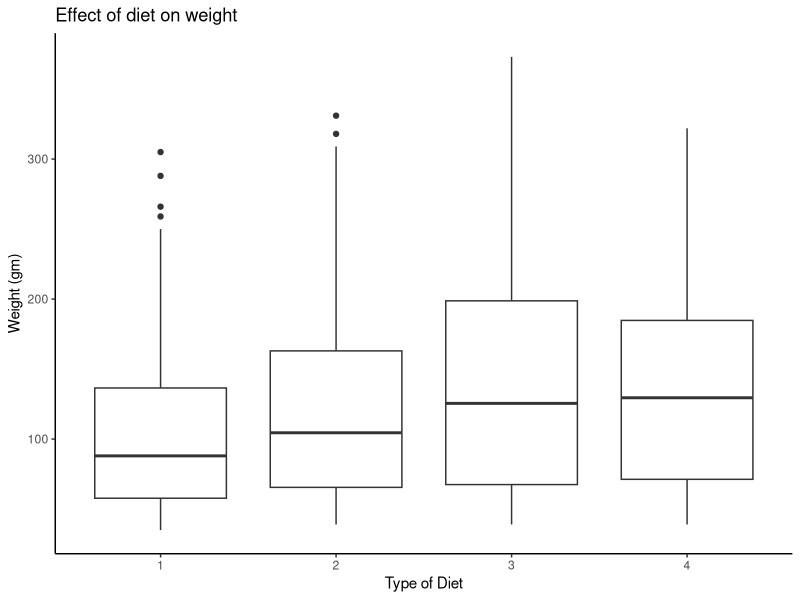
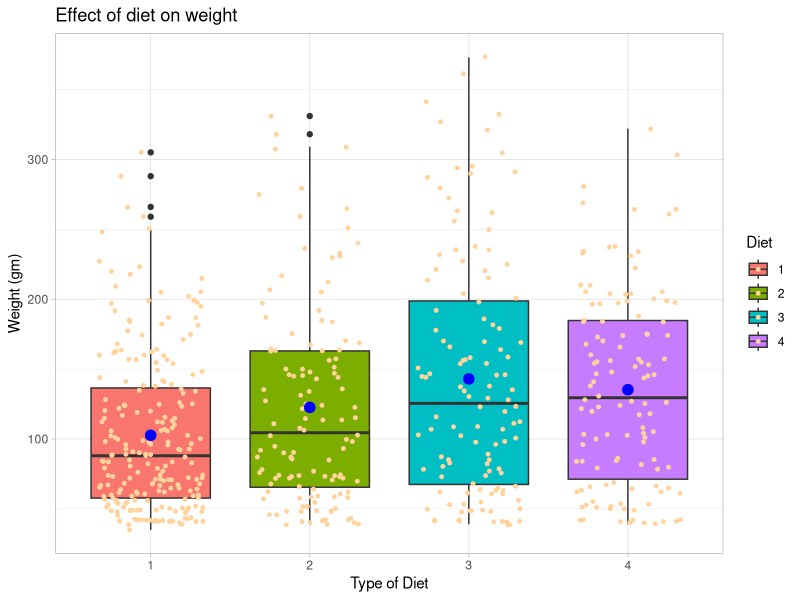
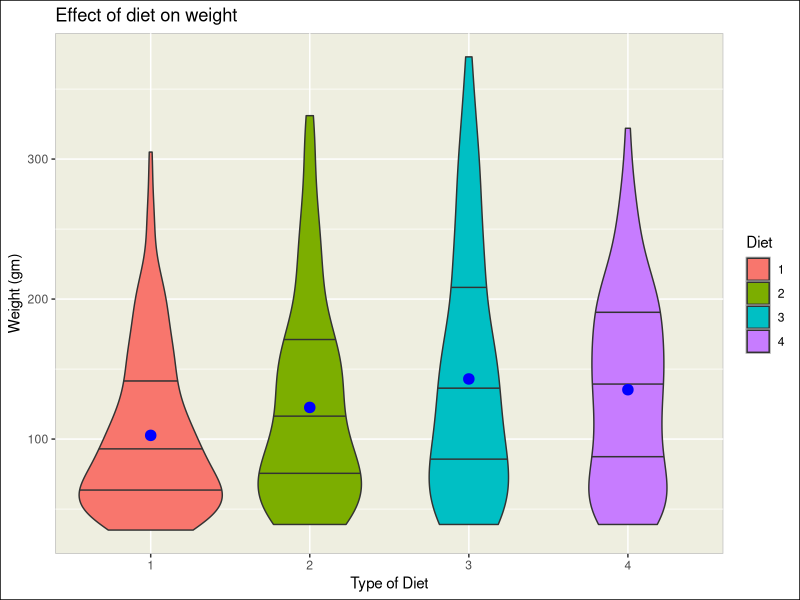
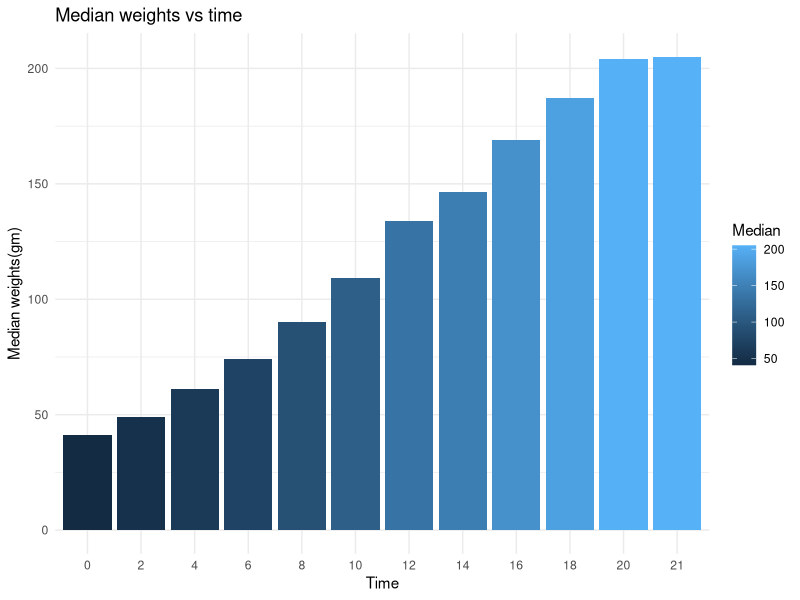
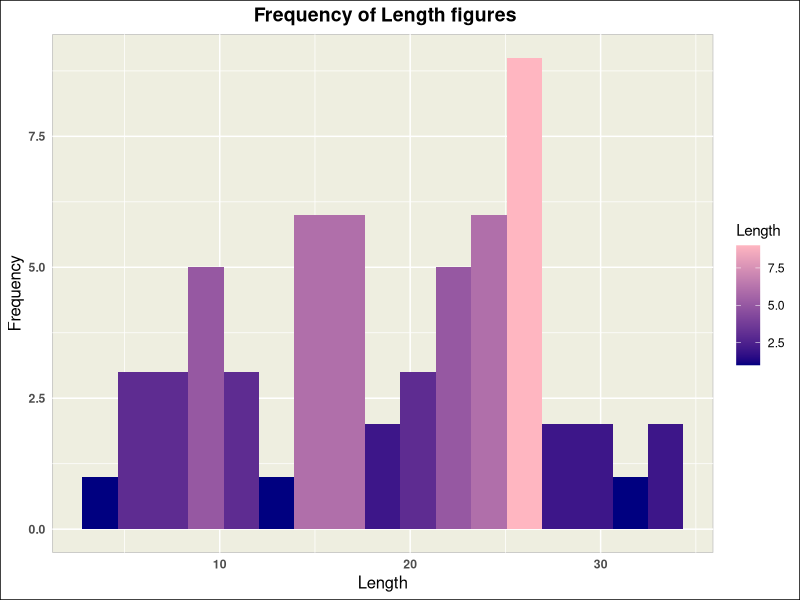
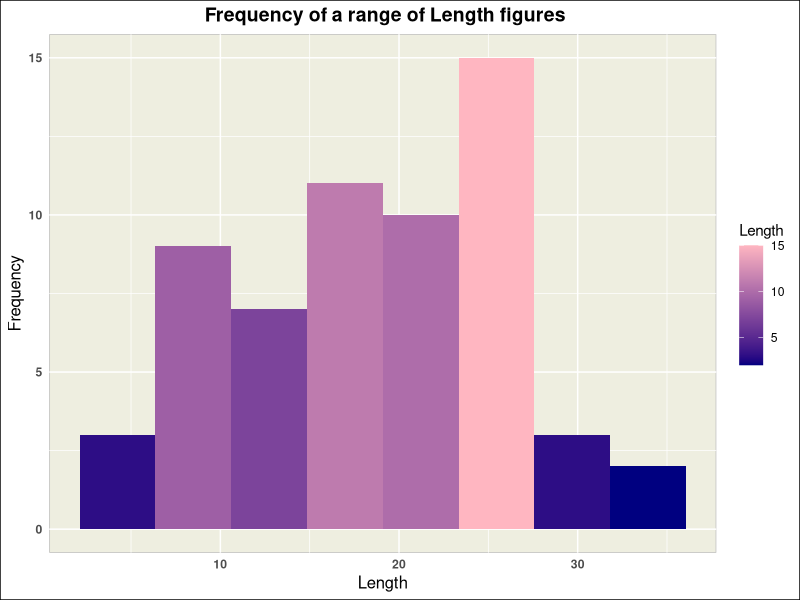
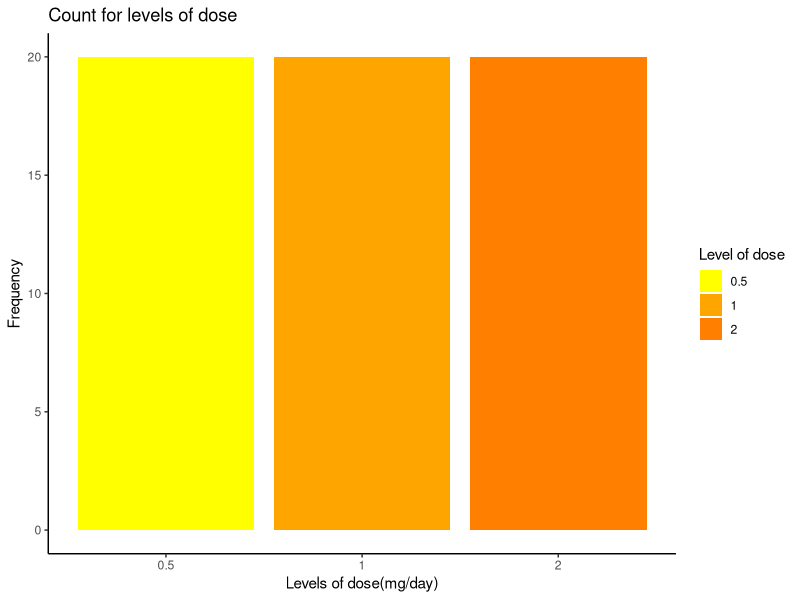
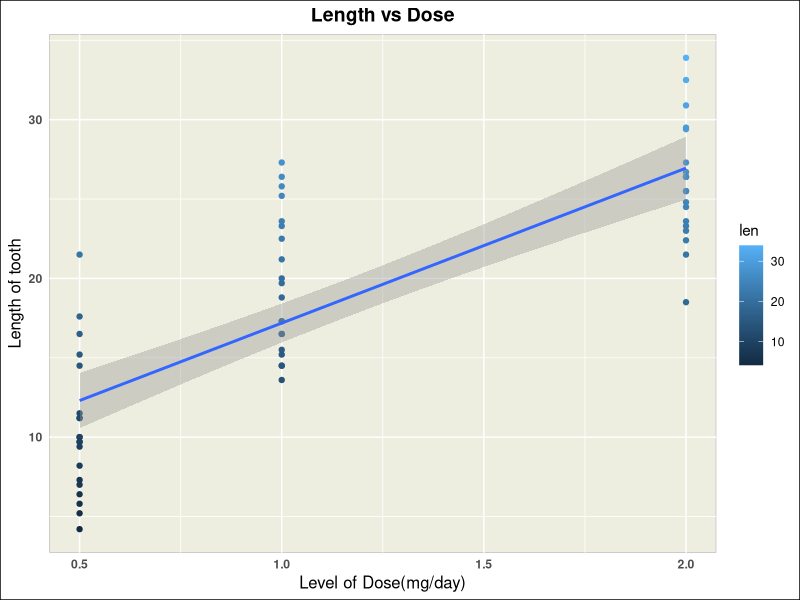

Generate these figures, in order, with R: (Note: this script raises an error after producing the figures.)

# Data Visualization on packages - ChickWeight, ToothGrowth, and Storms


library(tidyverse)
library(ggplot2)

# 1a ( Description - Chickweight )---------------------

?ChickWeight

# The Chickweight data set(578 X 4) consists of 578 observations from an 
# experiment conducted to test the effects of diet on early growth of chicks. 
# It contains 4 variables:- Weight(gm), Time(no. of days since birth), 
# Chick(a unique identifier), Diet( diet received). 

# 1b ( Weight vs Diet )---------------------

ggplot(ChickWeight, aes(x = Diet,y = weight)) + 
  geom_boxplot() +
  xlab("Type of Diet") +
  ylab("Weight (gm)") + 
  ggtitle("Effect of diet on weight") +
  theme_classic()

# Clearly, type of diet has an impact on the weight of chick.
# With type of diet, there is a linear increase   
# in average weight(Median) following type(1 -> 4) where Diet-1 has
# the least average and Diet-4 has the maximum average. 
 

#1c ( Extended box-plot )---------------------

ggplot(ChickWeight, aes(x = Diet, y = weight, fill = Diet)) + 
  geom_boxplot() +
  geom_jitter(width = 0.33, size = 1, color= "burlywood1") +
  stat_summary(fun = mean,
               geom = "point",
               shape = 20,
               size = 5,
               color = "blue",
               fill ="blue") +
  xlab("Type of Diet") +
  ylab("Weight (gm)") + 
  ggtitle("Effect of diet on weight") +
  theme_light()
 

# 1d ( Comparison )---------------------

# Type of diet does have an impact on the weight of chick.
# Diet 3 has maximum spread over the weight variable, whereas
# Diet-2 and Diet-4 seems to max out near the same point. Diet-1 has
# the least spread.
# Maximum weight also falls under Diet-3. 
# Mean being greater than median indicates the presence of outliers and 
# Diet 1,2, and 3 all have their mean values largely above the median.  
# Diet 1 seems to have least effect on weight of chick indicated by the least 
# mean and median value.

ggplot(ChickWeight, aes(x = Diet, y = weight, fill = Diet)) + 
  geom_violin(draw_quantiles = c(0.25, 0.5, 0.75)) +
  stat_summary(fun = mean,
               geom = "point",
               shape = 20,
               size = 5,
               color = "blue",
               fill ="blue") +
  xlab("Type of Diet") +
  ylab("Weight (gm)") + 
  ggtitle("Effect of diet on weight") +
  theme(
    panel.background = element_rect( fill = "ivory2" , color ="gray"),
    legend.key = element_rect(fill = "gray", color = "gray"),
    legend.background = element_rect(fill = "white", color = "white", size = 2),
    plot.background = element_rect(fill = "white", color = "black")
  )

# There was a lot of over plotting while using Boxplot with geom_jitter(),
# so geom_violin() helps to overcome overlaps like these. 
 
# 1e ( Median weight vs Time )---------------------

ChickWeight %>%
  group_by(Time = as.factor(Time)) %>%
  summarize( Median = median(weight)) %>%
  ggplot(aes(x = Time , y = Median)) +
  geom_bar(aes(fill = Median),stat= "identity") + 
  xlab("Time") +
  ylab("Median weights(gm)") + 
  ggtitle("Median weights vs time") +
  theme_minimal()

# Bi-variate bar plots are usually used for the visualizations of wrangled 
# data sets, so they should be utilized when comparing the values of 
# individual levels of a variable.
# In this distribution, clearly the average weight is increasing 
# with the increase in time.
# Time has a significant impact on weight of chick.
# They hold a positive , near linear relationship. 

#------------------------------------------------------------------

# Standard theme for all the graphs stored in my_theme 

my_theme <- theme(
  panel.background = element_rect( fill = "ivory2" , color ="gray"),
  legend.key = element_rect(fill = "ivory2", color = "gray"),
  legend.background = element_rect(fill = "white", color = "white", size = 2),
  plot.background = element_rect(fill = "white", color = "black"),
  plot.title = element_text(size = 14, face = "bold", hjust = 0.5),
  axis.title.x = element_text(size = 12, hjust = 0.5),
  axis.title.y = element_text(size = 12, hjust = 0.5),
  axis.text.x = element_text(face = "bold"),
  axis.text.y = element_text(face = "bold"),
  axis.ticks.x = element_blank(),
  axis.ticks.y = element_blank()) 


# 2a( Description - Toothgrowth )---------------------

?ToothGrowth

# The Toothgrowth data set (60 X 3) consists of 60 observations, response of 
# giving vitamin C to guinea pigs on the length of their odontoblasts (cells 
# responsible for tooth growth). Animals received three different levels of 
# doses(0.5, 1, and 2 mg/day) by one of two delivery methods, orange juice or 
# ascorbic acid. The three variables are len(length of tooth), supp(delivery 
# method), dose(mg/day).

# 2b ( Basic histogram of len )---------------------

ggplot(ToothGrowth,aes(x = len, fill = ..count..)) +
  geom_histogram(bins = 17) +
  xlab("Length") + 
  ylab("Frequency") +
  ggtitle(" Frequency of Length figures") +
  scale_fill_gradient(name = "Length",
                      low = "navy",
                      high = "lightpink") +
  my_theme
  


# 2c ( Description for histogram )---------------------

# This is a non symmetric distribution, skewed to the left.
# The median seems to be around 19. 
# The maximum values of length falls within 26-28.  
# There is a steep decline in frequency, once the maximum bar of around 
# 27(length) is crossed.
# There doesn't seem to be the presence of outliers as x-axis do not have 
# a large stretch. 

# 2d ( Extended Histogram, bins = 8 )---------------------

ggplot(ToothGrowth,aes(x = len, fill = ..count..)) +
  geom_histogram(bins = 8) +
  xlab("Length") + 
  ylab("Frequency") +
  ggtitle(" Frequency of a range of Length figures") +
  scale_fill_gradient(name = "Length",
                      low = "navy",
                      high = "lightpink") +
  my_theme

# 2e ( Suitable Bins/ Bin width )---------------------

# A bin value of {9-17} and binwidth of {2.5 - 4} is suitable as it is 
# neither too wide, nor too granular. 

# Choosing a good binwidth because-

# 1. A large bin width will probably hide some important details about distribution 
# while a small binwidth creates a lot of noise and hinders in analyzing the 
# trend in data.

# 2. A suitable binwidth makes the distribution more presentable and easier
# to study.  

# 2f ( Extended Bar plot )---------------------

ggplot(ToothGrowth, aes(x = as.factor(dose), fill = as.factor(dose))) + 
  geom_bar() +
  xlab("Levels of dose(mg/day)") +
  ylab("Frequency") +
  ggtitle("Count for levels of dose") +
  scale_fill_manual(name = "Level of dose",
                     labels = c("0.5","1","2"),
                     values = c("yellow","orange","darkorange1")) +
  theme_classic()

# Uniform spread
# All the levels have equal number of observations.

# 2g ( Median length by grouping dose )---------------------

ToothGrowth %>%
  group_by(dose) %>%
  summarize(Median_len = median(len))

# 2h ( Median length by grouping dose and supp)---------------------

ToothGrowth %>%
  group_by(dose,supp) %>%
  summarize(Median_len = median(len))

# 2i ( Mean length by grouping dose )---------------------

ToothGrowth %>% 
  group_by(dose) %>%
  summarize(Mean_len = mean(len))

# 2j ( Comparing g and i )---------------------

# With the increase in level of dose, the mean and median length of
# tooth also increase. 
# For every level of dose, mean values are greater than median values. 
# This shows that the data is probably skewed and indicates the possibility of 
# outliers. 

# 2k ( len vs dose, scatter plot)---------------------

ggplot(ToothGrowth,aes(x = dose, y = len)) +
  geom_point(aes(color = len)) + 
  geom_smooth(method = "lm") +
  xlab("Level of Dose(mg/day)") +
  ylab(" Length of tooth ") + 
  ggtitle("Length vs Dose") +
  my_theme

# Positive direction, dose and len are related. 
# Linear relation.
# len is dependent on dose with moderate strength.
# There might be a slight possibility of outliers. 

# 2l ( Adding geom_jitter() )---------------------

ggplot(ToothGrowth,aes(x = dose, y = len)) +
  geom_point(aes(color = len)) + 
  geom_smooth(method = "lm"  ) +
  geom_jitter(width = 0.129) +
  xlab("Level of Dose(mg/day)") +
  ylab(" Length of tooth ") + 
  ggtitle("Length vs Dose") +
  my_theme
  
#--------------------------------------------------------------------

# 3a ( Description - Storms )---------------------

?storms

# The storms data set (10,010 X 13) contains 10,010 observations that includes
# position and attributes of 198 tropical storms, measured every six hours
# during the lifetime of a storm. It consists of 13 variables including name,
# status(storm classification), wind(knots), pressure(millibars) etc.

# 3b ( Pressure vs Wind )-------------------------

ggplot(storms,aes(x = wind, y = pressure, color = category)) +
  geom_point(size = 1, alpha = 0.7) +
  geom_smooth(method = "lm") +
  xlab("Wind (knots)") +
  ylab("Pressure (millibars)") + 
  ggtitle("Pressure vs Wind") +
  my_theme

# Wind and pressure are related. Negative direction.
# Near Linear distribution.
# Moderate strength between wind and pressure.
# There might be possibility of bi-dimensional outliers. 

# To increase the interpretability- a. geom_jitter , b. Density map

# a. Adding geom_jitter()

ggplot(storms,aes(x = wind, y = pressure, color = category)) +
  geom_point() +
  geom_jitter(width = 3, size = 1,alpha = 0.5) + 
  xlab("Wind (knots)") +
  ylab("Pressure (millibars)") + 
  ggtitle("Wind vs pressure") +
  my_theme

# b. 2d density map

ggplot(storms,aes(x = wind, y = pressure)) +
  geom_bin2d(bins  = 30) + 
  xlab("Wind (knots)") +
  ylab("Pressure (millibars)") + 
  ggtitle("Wind vs pressure") +
  my_theme


# 3c (Adding linear trend line)------------------------

ggplot(storms,aes(x = wind, y = pressure)) +
  geom_point() +
  geom_jitter(width = 4,size = 1, alpha = 0.4) + 
  geom_smooth(method = "lm") +
  xlab("Wind (knots)") +
  ylab("Pressure (millibars)") + 
  ggtitle("Wind vs pressure") +
  theme_light()

# 3d (Density map between longitude and latitude)----------------------

ggplot(storms,aes(x = long, y = lat)) +
  geom_bin2d(bins = 36) + 
  xlab("Longitude") +
  ylab("Latitude") + 
  ggtitle("Location of storm center") +
  my_theme

# Correlation of wind with latitude and longitude (Graphical)

ggplot(storms,aes(x = long, y = lat, col = wind)) +
  geom_point() + 
  xlab("Longitude") +
  ylab("Latitude") + 
  ggtitle("Location in relation with wind") +
  scale_color_gradient( low = "lightpink",
                        high = "black") +
  my_theme

# Correlation (Using Pearson method)

cor.test(storms$long, storms$wind, method = 'pearson')

# Here value of Pearson correlation coefficient is 0.0047 which tells
# that longitude and wind does not hold a strong correlation.

cor.test(storms$lat, storms$wind, method = 'pearson')

# Here value of Pearson correlation coefficient is 0.076 which tells 
# that latitude and wind does not hold a strong correlation. 

# 3e ( Box plot ( Wind vs Category ))-----------------------------------

ggplot(storms,aes(x = category, y = wind, fill = category)) + 
  geom_boxplot() +
  stat_summary(fun = mean,
               geom = "point",
               shape = 20,
               size = 3,
               color = "white",
               fill ="white") +
  xlab("Category") +
  ylab("Wind speed(knots)") + 
  ggtitle("Wind vs Category") +
  my_theme

# Average wind for each category shows a linear increase 
# in speed with each category(following -1 -> 5). 
# Presence of outliers in category -1.
# For all the categories mean lies close to median.
# Category 0 seems to have the largest spread and 
# category -1 is with least spread. 

# 3f ( Bar plot for median wind speed for the top 10 storms)----------

top_10_storms <- storms %>% 
  group_by(name = as.factor(name)) %>% 
  summarize(Median_wind = median(wind)) %>%
  arrange(desc(Median_wind)) %>%
  slice(1:10) 

top_10_storms$name  <- with(top_10_storms,reorder(name, -(Median_wind)))

top_10_storms %>%
  ggplot(aes(x = name, y = Median_wind)) +
  geom_bar(aes(fill = name), stat = "identity") +
  labs(x = "Storm name",
       y = "Median speed of Wind(knots)",
       title = "Average wind speed for top 10 storms") +
  my_theme

# 3g ( Grouping data in other ways)---------------------

# 1. Bi-variate bar plot of wind vs status(storm classification).

status_wind <- storms %>% 
  group_by(status) %>%
  summarize(Median_wind = median(wind))

status_wind$status  <- with(status_wind,reorder(status, -(Median_wind)))

status_wind %>%
  ggplot(aes(x = status, y = Median_wind)) +
  geom_bar(aes(fill = status), stat = "identity") +
  xlab("Storm Classification") +
  ylab("Median speed of Wind(knots)") +
  ggtitle("Wind speed vs Status") +
  my_theme
  
#2. Ordered Bi-variate bar plot of Frequency of storms(count) vs month.

month_count <- storms %>% 
  group_by(month) %>%
  summarize(count = n())

month_count$month  <- with(month_count,reorder(month, -(count)))

month_count %>%
  ggplot(aes(x = month, y = count)) +
  geom_bar(aes(fill = month), stat = "identity") +
  xlab("Month") +
  ylab("Count of storms") +
  ggtitle("Frequency of storms vs month") +
  my_theme

# From this bar plot we can observe that maximum storms occurred in the 
# 9th month (September) 
# There is no information about month of February & March, which means that
# either there are no occurrences or the data is missing.


# ****************** Thank you ******************
